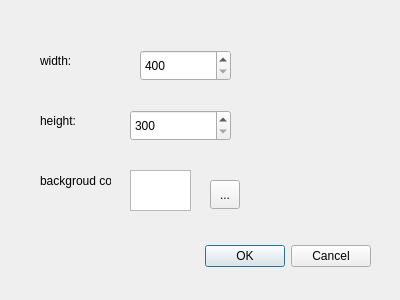
<?xml version="1.0" encoding="UTF-8"?>
<ui version="4.0">
 <class>DoNewDialog</class>
 <widget class="QDialog" name="DoNewDialog">
  <property name="geometry">
   <rect>
    <x>0</x>
    <y>0</y>
    <width>400</width>
    <height>300</height>
   </rect>
  </property>
  <property name="windowTitle">
   <string>Dialog</string>
  </property>
  <widget class="QDialogButtonBox" name="buttonBox">
   <property name="geometry">
    <rect>
     <x>30</x>
     <y>240</y>
     <width>341</width>
     <height>32</height>
    </rect>
   </property>
   <property name="orientation">
    <enum>Qt::Horizontal</enum>
   </property>
   <property name="standardButtons">
    <set>QDialogButtonBox::Cancel|QDialogButtonBox::Ok</set>
   </property>
  </widget>
  <widget class="QLabel" name="label">
   <property name="geometry">
    <rect>
     <x>40</x>
     <y>50</y>
     <width>71</width>
     <height>22</height>
    </rect>
   </property>
   <property name="text">
    <string>width:</string>
   </property>
  </widget>
  <widget class="QLabel" name="label_2">
   <property name="geometry">
    <rect>
     <x>40</x>
     <y>110</y>
     <width>71</width>
     <height>22</height>
    </rect>
   </property>
   <property name="text">
    <string>height:</string>
   </property>
  </widget>
  <widget class="QLabel" name="label_3">
   <property name="geometry">
    <rect>
     <x>40</x>
     <y>170</y>
     <width>71</width>
     <height>22</height>
    </rect>
   </property>
   <property name="text">
    <string>backgroud color:</string>
   </property>
  </widget>
  <widget class="QSpinBox" name="widthSpinBox">
   <property name="geometry">
    <rect>
     <x>140</x>
     <y>50</y>
     <width>91</width>
     <height>31</height>
    </rect>
   </property>
   <property name="minimum">
    <number>400</number>
   </property>
   <property name="maximum">
    <number>10000</number>
   </property>
  </widget>
  <widget class="QSpinBox" name="heightSpinBox">
   <property name="geometry">
    <rect>
     <x>130</x>
     <y>110</y>
     <width>101</width>
     <height>31</height>
    </rect>
   </property>
   <property name="minimum">
    <number>300</number>
   </property>
   <property name="maximum">
    <number>10000</number>
   </property>
  </widget>
  <widget class="QTextBrowser" name="textBrowser">
   <property name="geometry">
    <rect>
     <x>130</x>
     <y>170</y>
     <width>61</width>
     <height>41</height>
    </rect>
   </property>
  </widget>
  <widget class="QToolButton" name="toolButton">
   <property name="geometry">
    <rect>
     <x>210</x>
     <y>180</y>
     <width>30</width>
     <height>29</height>
    </rect>
   </property>
   <property name="text">
    <string>...</string>
   </property>
  </widget>
 </widget>
 <resources/>
 <connections>
  <connection>
   <sender>buttonBox</sender>
   <signal>accepted()</signal>
   <receiver>DoNewDialog</receiver>
   <slot>accept()</slot>
   <hints>
    <hint type="sourcelabel">
     <x>248</x>
     <y>254</y>
    </hint>
    <hint type="destinationlabel">
     <x>157</x>
     <y>274</y>
    </hint>
   </hints>
  </connection>
  <connection>
   <sender>buttonBox</sender>
   <signal>rejected()</signal>
   <receiver>DoNewDialog</receiver>
   <slot>reject()</slot>
   <hints>
    <hint type="sourcelabel">
     <x>316</x>
     <y>260</y>
    </hint>
    <hint type="destinationlabel">
     <x>286</x>
     <y>274</y>
    </hint>
   </hints>
  </connection>
 </connections>
</ui>
